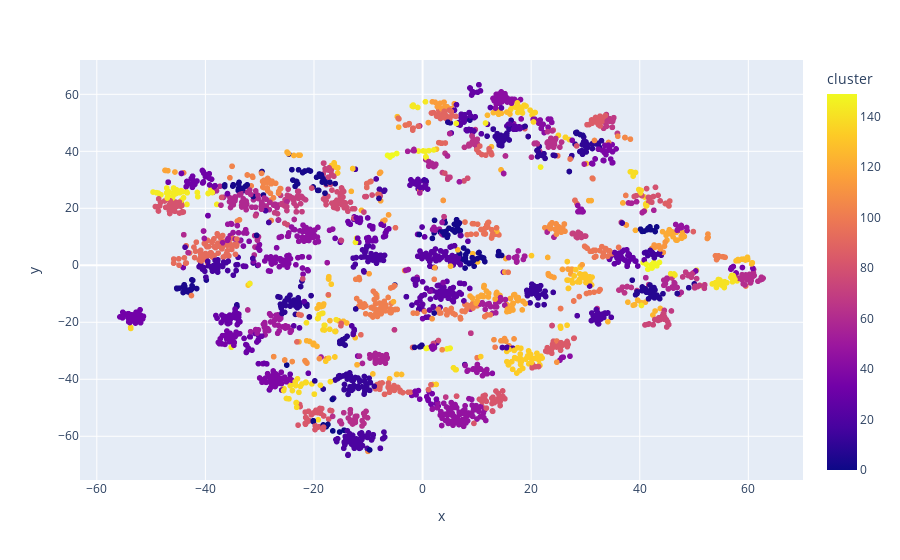

Notebook cell for this chart:
### Code cell
import pandas as pd
from sklearn.cluster import KMeans
from sklearn.preprocessing import StandardScaler
from sklearn.pipeline import Pipeline
from sklearn.manifold import TSNE
import plotly.express as px
import os

output_dir = "../data"

genres_clusters_path = os.path.join(output_dir, "genres_clusters.csv")
cluster_characteristics_path = os.path.join(output_dir, "cluster_characteristics.csv")

# Clustering
cluster_pipeline = Pipeline([
    ('scaler', StandardScaler()), 
    ('kmeans', KMeans(n_clusters=150, n_init=10))
])
X = genre_data.select_dtypes(include=['number'])
cluster_pipeline.fit(X)
genre_data['cluster'] = cluster_pipeline.predict(X)

# Visualisation avec t-SNE
tsne_pipeline = Pipeline([
    ('scaler', StandardScaler()), 
    ('tsne', TSNE(n_components=2, verbose=1))
])
genre_embedding = tsne_pipeline.fit_transform(X)
projection = pd.DataFrame(columns=['x', 'y'], data=genre_embedding)
projection['genres'] = genre_data['genres']
projection['cluster'] = genre_data['cluster']

fig = px.scatter(
    projection, x='x', y='y', color='cluster', hover_data=['x', 'y', 'genres'])
fig.show()

# Création du premier fichier CSV : genres et clusters associés
genres_clusters_csv = genre_data[['genres', 'cluster']]
genres_clusters_csv.to_csv(genres_clusters_path, index=False)
print(f"Fichier '{genres_clusters_path}' généré avec succès.")

# Filtrer les colonnes numériques uniquement
numeric_cols = genre_data.select_dtypes(include=['number']).columns

# Création du deuxième fichier CSV : clusters et caractéristiques moyennes
cluster_means = genre_data.groupby('cluster')[numeric_cols].mean()

# Réinitialisation de l'index et gestion du conflit avec la colonne 'cluster'
cluster_means['cluster'] = cluster_means.index  # Ajoute 'cluster' en tant que colonne
cluster_means.reset_index(drop=True, inplace=True)  # Réinitialise l'index sans dupliquer 'cluster'

# Sauvegarde des caractéristiques moyennes des clusters dans un fichier CSV
cluster_means.to_csv(cluster_characteristics_path, index=False)
print(f"Fichier '{cluster_characteristics_path}' généré avec succès.")

### Figure 1 — Plotly figure (JSON) as saved in the notebook; plotly's stock layout.template omitted (floating-point values rounded to 4 significant figures; data arrays with more than 128 entries replaced by an {"elided": "..."} marker saying what was removed)
{"data": [{"customdata": {"elided": "2973x1 str values"}, "hovertemplate": "x=%{x}<br>y=%{y}<br>genres=%{customdata[0]}<br>cluster=%{marker.color}<extra></extra>", "legendgroup": "", "marker": {"color": {"elided": "2973 int values"}, "coloraxis": "coloraxis", "symbol": "circle"}, "mode": "markers", "name": "", "showlegend": false, "type": "scattergl", "x": {"elided": "2973 float values"}, "xaxis": "x", "y": {"elided": "2973 float values"}, "yaxis": "y"}], "layout": {"coloraxis": {"colorbar": {"title": {"text": "cluster"}}, "colorscale": [[0, "#0d0887"], [0.1111, "#46039f"], [0.2222, "#7201a8"], [0.3333, "#9c179e"], [0.4444, "#bd3786"], [0.5556, "#d8576b"], [0.6667, "#ed7953"], [0.7778, "#fb9f3a"], [0.8889, "#fdca26"], [1, "#f0f921"]]}, "legend": {"tracegroupgap": 0}, "margin": {"t": 60}, "xaxis": {"anchor": "y", "domain": [0, 1], "title": {"text": "x"}}, "yaxis": {"anchor": "x", "domain": [0, 1], "title": {"text": "y"}}}}
